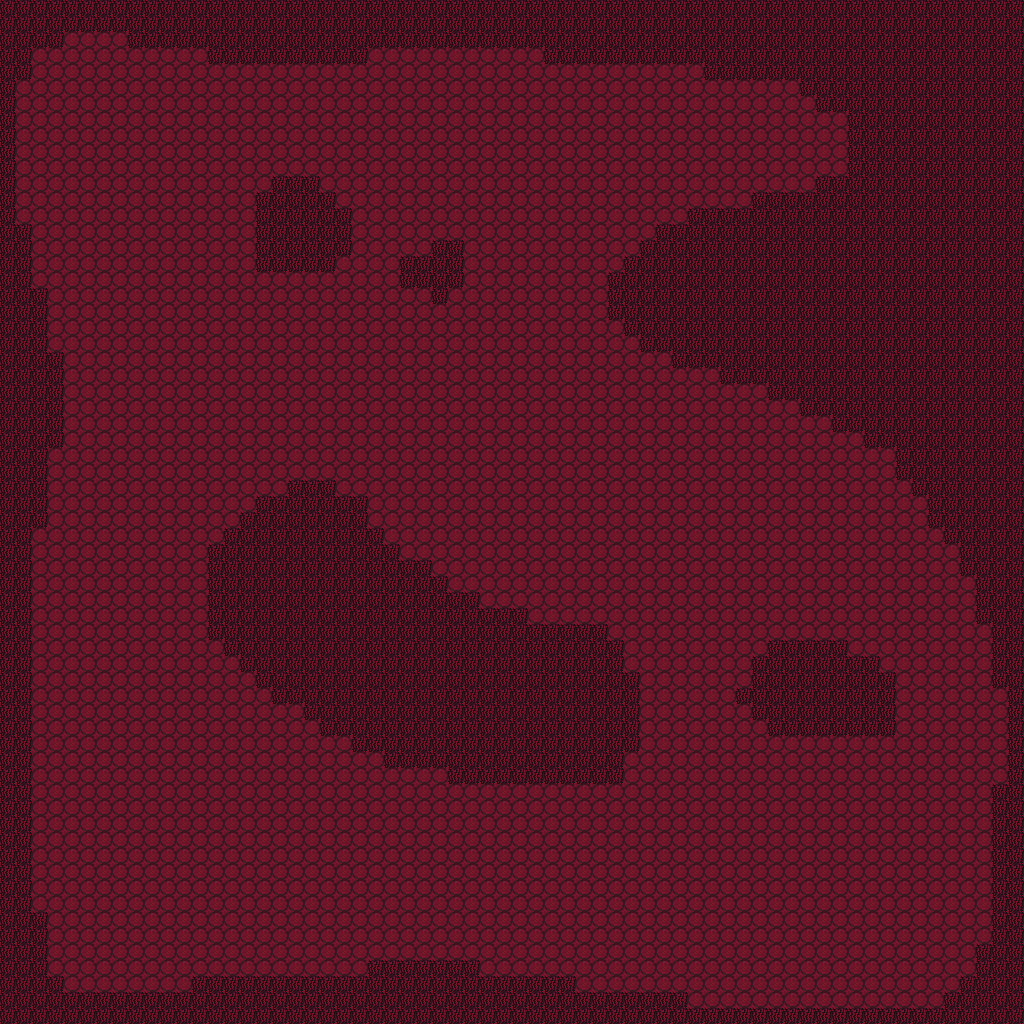

This game map was drawn from its Tiled (.tmx) file and the tilesets committed beside it. A one-line description and the trimmed map source follow:
An orthogonal 64x64 tile map with 16x16 px tiles, 2 tile layers (Tile Layer 1, Tile Layer 2), 2 tilesets.

<map version="1.10" tiledversion="1.12.1" orientation="orthogonal" renderorder="right-down" width="64" height="64" tilewidth="16" tileheight="16" infinite="0" nextlayerid="3" nextobjectid="1">
 <editorsettings>
  <export target="testMap.json" format="json" />
 </editorsettings>
 <tileset firstgid="1" name="body-tileset" tilewidth="16" tileheight="16" tilecount="1024" columns="32">
  <image source="tileset.png" width="512" height="512" />
 </tileset>
 <tileset firstgid="1025" name="body-tileset-solid" tilewidth="16" tileheight="16" tilecount="1024" columns="32">
  <image source="tileset_solid.png" width="512" height="512" />
 </tileset>
 <layer id="1" name="Tile Layer 1" width="64" height="64">
  <properties>
   <property name="is_ground" type="bool" value="true" />
   <property name="is_solid" type="bool" value="false" />
  </properties>
  <data>[4096 cells, 4096 non-empty, 1 distinct tile ids]</data>
 </layer>
 <layer id="2" name="Tile Layer 2" width="64" height="64">
  <properties>
   <property name="is_ground" type="bool" value="true" />
   <property name="is_solid" type="bool" value="true" />
  </properties>
  <data>[4096 cells, 2748 non-empty, 2 distinct tile ids]</data>
 </layer>
</map>
